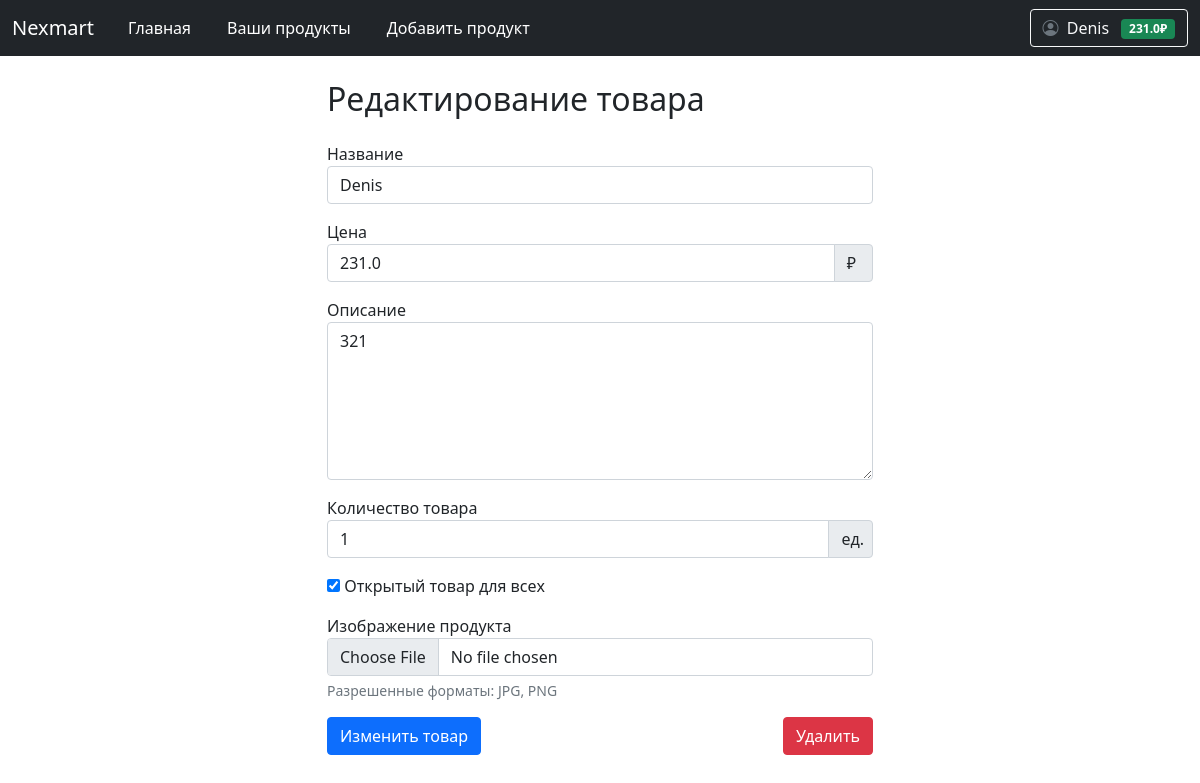
The app's page /user/products/edit/1 (signed in) with its own data.
### data/user.py (models this page shows, shortened)
class User(SqlAlchemyBase, UserMixin):
    __tablename__ = 'users'
    id = Column(Integer, primary_key=True, autoincrement=True)
    email = Column(String, unique=True, nullable=False)
    hashed_password = Column(String, nullable=False)
    surname = Column(String, nullable=False)
    name = Column(String, nullable=False)
    modified_date = Column(DateTime)
    balance = Column(Float, default=0.0, nullable=False)
    products = relationship("Product", back_populates="user")

### data/product.py (models this page shows)
class Product(SqlAlchemyBase):
    __tablename__ = 'products'
    id = sqlalchemy.Column(sqlalchemy.Integer, primary_key=True, autoincrement=True)
    name = sqlalchemy.Column(sqlalchemy.String, nullable=False)
    price = sqlalchemy.Column(sqlalchemy.Float, nullable=False)
    description = sqlalchemy.Column(sqlalchemy.Text)
    created_date = sqlalchemy.Column(sqlalchemy.DateTime, default=datetime.datetime.now)
    open = sqlalchemy.Column(sqlalchemy.Boolean)  # открыт ли продукт для общего доступа
    amount_available = sqlalchemy.Column(sqlalchemy.Integer)  # сколько есть продукта для продажи
    amount_sell = sqlalchemy.Column(sqlalchemy.Integer)  # сколько продано для статистики
    image = sqlalchemy.Column(sqlalchemy.String)
    user_id = sqlalchemy.Column(sqlalchemy.Integer, sqlalchemy.ForeignKey('users.id'))
    user = sqlalchemy.orm.relationship('User', back_populates='products')

### main.py (the view, shortened to what this page needs)
@app.route('/user/products/edit/<int:product_id>', methods=['GET', "POST"])
@login_required
def edit_product(product_id):
    form = ProductForm()
    db_sess = db_session.create_session()
    product = db_sess.query(Product).filter(and_(Product.id == product_id, Product.user_id == current_user.id)).first()
    if not product:
        abort(404)
    if request.method == 'GET':
        form.name.data = product.name
        form.price.data = product.price
        form.description.data = product.description
        form.amount_available.data = product.amount_available
        form.open.data = product.open
        form.submit.label.text = 'Изменить товар'
    return render_template('add_product.html', form=form, title_text='Редактирование товара', product_id=product_id)

### form/product.py
class ProductForm(FlaskForm):
    name = StringField('Название', validators=[DataRequired()])
    price = FloatField('Цена', validators=[
        InputRequired(message="Введите корректное число"),
        NumberRange(min=0, message="Цена должна быть положительным числом")
    ])
    description = TextAreaField('Описание')
    image = FileField('Изображение продукта', validators=[FileAllowed(['jpg', 'png', 'jpeg'])])
    amount_available = IntegerField('Количество товара')
    open = BooleanField('Открытый товар для всех', default=False)
    submit = SubmitField('Добавить товар')

### data/db_session.py (called while the page is built)
def create_session() -> Session:
    global __factory
    return __factory()

### main.py (called while the page is built)
@login_manager.user_loader
def load_user(user_id):
    db_sess = db_session.create_session()
    return db_sess.query(User).get(user_id)

### templates/add_product.html (shortened to what this page needs)
{% extends 'base.html' %}
{% block content %}
<div class="row">
    <div class="col-md-6 mx-auto">
        <h2 class="mb-4">{{ title_text }}</h2>
        <form method="POST" enctype="multipart/form-data">
            <div class="mb-3">
                {{ form.name.label }}
                {{ form.name(class="form-control") }}
            </div>
            <div class="mb-3">
                {{ form.price.label }}
                <div class="input-group">
                    {{ form.price(class="form-control") }}
                    <span class="input-group-text pe-3">₽</span>
                </div>
            </div>
            <div class="mb-3">
                {{ form.description.label }}
                {{ form.description(class="form-control", rows=6) }}
            </div>
            <div class="mb-3">
                {{ form.amount_available.label }}
                <div class="input-group">
                    {{ form.amount_available(class="form-control") }}
                    <span class="input-group-text pe-2">ед.</span>
                </div>
            </div>
            <p>{{ form.open() }} {{ form.open.label }}</p>
            <div class="mb-3">
                {{ form.image.label }}
                {{ form.image(class="form-control") }}
                <div class="form-text">Разрешенные форматы: JPG, PNG</div>
            </div>
            <div class="d-flex justify-content-between align-items-center mt-3">
                {{ form.submit(class="btn btn-primary") }}
                <a class="btn btn-danger" href="/user/product/delete/{{product_id}}">Удалить</a>
            </div>
        </form>
    </div>
</div>
{% endblock %}

### templates/base.html (shortened to what this page needs)
<!doctype html>
<html lang="ru">
<head>
                    <link href="https://cdn.jsdelivr.net/npm/bootstrap@5.0.2/dist/css/bootstrap.min.css" rel="stylesheet">
                    <link rel="stylesheet" href="https://cdn.jsdelivr.net/npm/bootstrap-icons@1.8.1/font/bootstrap-icons.css">
    <link rel="stylesheet" href="{{ url_for('static', filename='css/style.css') }}">
    <link rel="stylesheet" href="https://cdnjs.cloudflare.com/ajax/libs/font-awesome/6.5.1/css/all.min.css">
    <link rel="stylesheet" href="{{ url_for('static', filename='css/auth_styles.css') }}">
</head>
<body>
<header>
    <nav class="navbar navbar-expand-md navbar-dark bg-dark" aria-label="Fourth navbar example">
        <div class="container-fluid">
          <a class="navbar-brand" href="#">Nexmart</a>
          <div class="collapse navbar-collapse" id="navbarsExample04">
            <ul class="navbar-nav me-auto mb-2 mb-md-0">
              <li class="nav-item">
                <a class="nav-link active" aria-current="page" href="/">Главная</a>
              </li>
                {% if not current_user.is_authenticated %}
                <li class="nav-item">
                <a class="nav-link active" aria-current="page" href="/register"></a>
              </li>
                <li class="nav-item">
                <a class="nav-link active" aria-current="page" href="/login"></a>
              </li>
                {% else %}
                <li class="nav-item">
                <a class="nav-link active" href="/user/products">Ваши продукты</a>
              </li>
                <li class="nav-item">
                <a class="nav-link active" href="/user/products/add">Добавить продукт</a>
              </li>
                {% endif %}
            </ul>
            {% if current_user.is_authenticated %}
            <div class="d-flex align-items-center">
              <div class="dropdown">
                <button class="btn btn-outline-light dropdown-toggle" type="button" id="profileDropdown" data-bs-toggle="dropdown" aria-expanded="false">
                  <i class="bi bi-person-circle me-1"></i>
                  {{ current_user.name }}
                  <span class="badge bg-success ms-2">{{ current_user.balance }}₽</span>
                </button>
              </div>
            </div>
            {% else %}
            <div class="d-flex">
              <a href="/login" class="btn btn-outline-light me-2">Войти</a>
              <a href="/register" class="btn btn-success">Регистрация</a>
            </div>
            {% endif %}
          </div>
        </div>
      </nav>
</header>
<div class="container mt-4">
    {% block content %}{% endblock %}
</div>
</body>
</html>

### static/css/style.css (style rules this page uses)
.navbar-nav .nav-link { position: relative; transition: all 0.5s ease; margin: 0 10px; }
.navbar-nav .nav-link::after { content: ''; position: absolute; width: 0; height: 2px; bottom: 0; left: 50%; background-color: #90caf9; transition: all 0.3s ease; }
.dropdown-toggle { position: relative; transition: all 0.3s ease; }
.badge.bg-success { transition: all 0.3s ease; }
.bi-person-circle { color: #6c757d; transition: all 0.3s ease; }
.form-control { border-radius: 0.25rem; border: 1px solid #ced4da; transition: all 0.3s ease; }
.btn { position: relative; overflow: hidden; }
.btn::after { content: ''; position: absolute; top: 50%; left: 50%; width: 5px; height: 5px; background: rgba(255, 255, 255, 0.3); opacity: 0; border-radius: 50%; transform: scale(1, 1) translate(-50%, -50%); transform-origin: 50% 50%; }

### records on screen
User: name "Denis", balance "231.0"
Product: name "Denis", price "231.0", description "321", amount_available "1", open "☑"

### other values on screen
{{ title_text }} "Редактирование товара"
